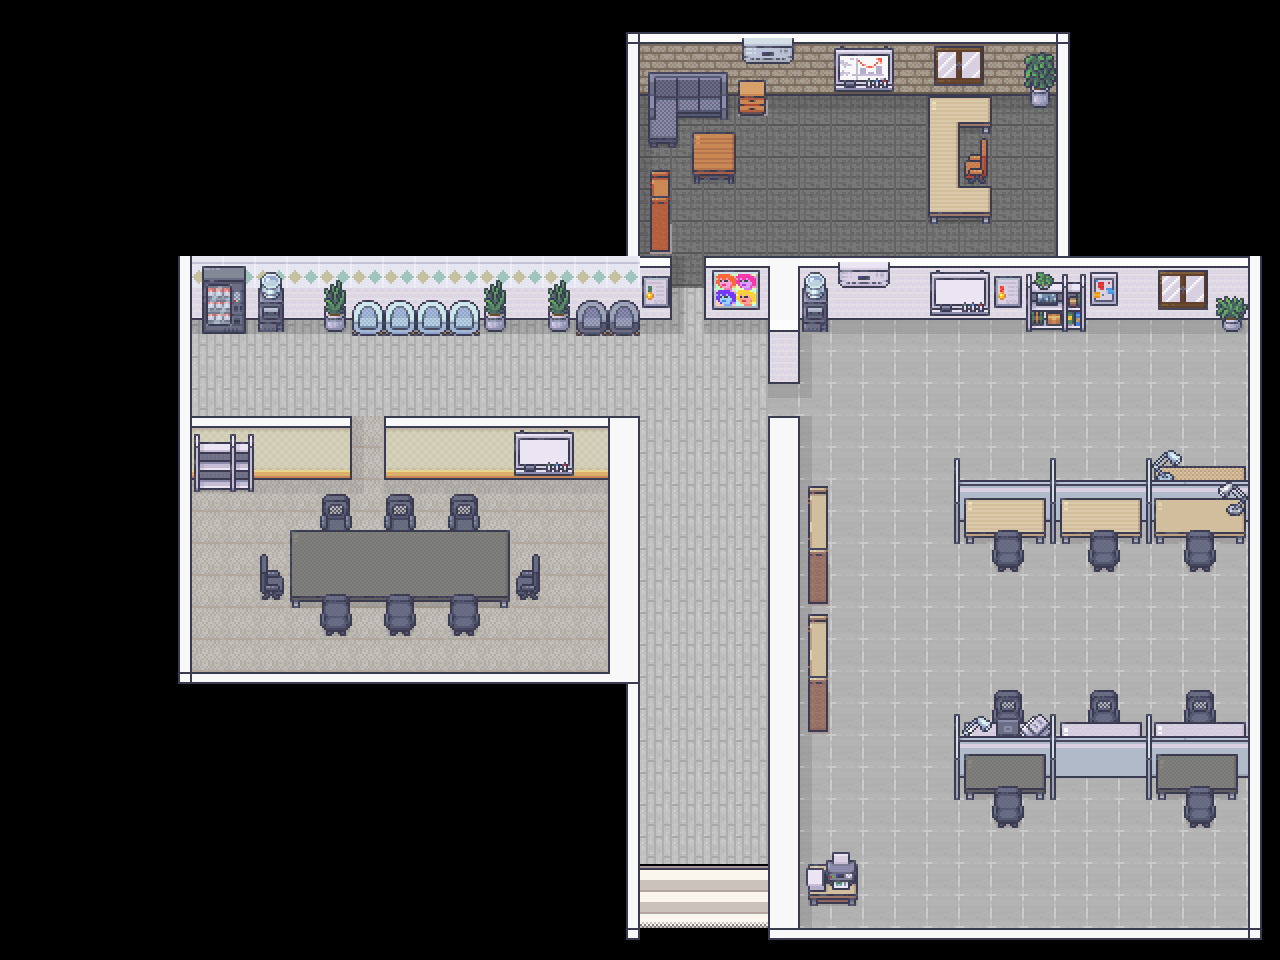

This game map was drawn from its Tiled (.tmx) file and the tilesets committed beside it. A one-line description and the trimmed map source follow:
An orthogonal 40x30 tile map with 32x32 px tiles, 4 tile layers (Ground, Obj_layer1, Obj_layer2, Obj_layer3), 6 tilesets.

<map version="1.10" tiledversion="1.11.0" orientation="orthogonal" renderorder="right-down" width="40" height="30" tilewidth="32" tileheight="32" infinite="0" nextlayerid="8" nextobjectid="1">
 <tileset firstgid="1" name="Room_Builder_Office" tilewidth="32" tileheight="32" tilecount="224" columns="16">
  <image source="Room_Builder_Office.png" width="512" height="448" />
 </tileset>
 <tileset firstgid="225" name="Modern_Office_Black_Shadow" tilewidth="32" tileheight="32" tilecount="848" columns="16">
  <image source="Modern_Office_Black_Shadow.png" width="512" height="1696" />
 </tileset>
 <tileset firstgid="1073" name="Generic" tilewidth="32" tileheight="32" tilecount="1248" columns="16">
  <image source="Generic.png" width="512" height="2496" />
 </tileset>
 <tileset firstgid="2321" name="Classroom_and_library" tilewidth="32" tileheight="32" tilecount="544" columns="16">
  <image source="Classroom_and_library.png" width="512" height="1088" />
 </tileset>
 <tileset firstgid="2865" name="Room_Builder_Floors" tilewidth="32" tileheight="32" tilecount="600" columns="15">
  <image source="Room_Builder_Floors.png" width="480" height="1280" />
 </tileset>
 <tileset firstgid="3465" name="Room_Builder_Walls" tilewidth="32" tileheight="32" tilecount="1280" columns="32">
  <image source="Room_Builder_Walls.png" width="1024" height="1280" />
 </tileset>
 <layer id="1" name="Ground" width="40" height="30">
  <data>[1200 cells, 759 non-empty, 50 distinct tile ids]</data>
 </layer>
 <layer id="7" name="Obj_layer1" width="40" height="30">
  <data>[1200 cells, 118 non-empty, 60 distinct tile ids]</data>
 </layer>
 <layer id="5" name="Obj_layer2" width="40" height="30">
  <data>[1200 cells, 138 non-empty, 104 distinct tile ids]</data>
 </layer>
 <layer id="6" name="Obj_layer3" width="40" height="30">
  <data>[1200 cells, 33 non-empty, 15 distinct tile ids]</data>
 </layer>
</map>
